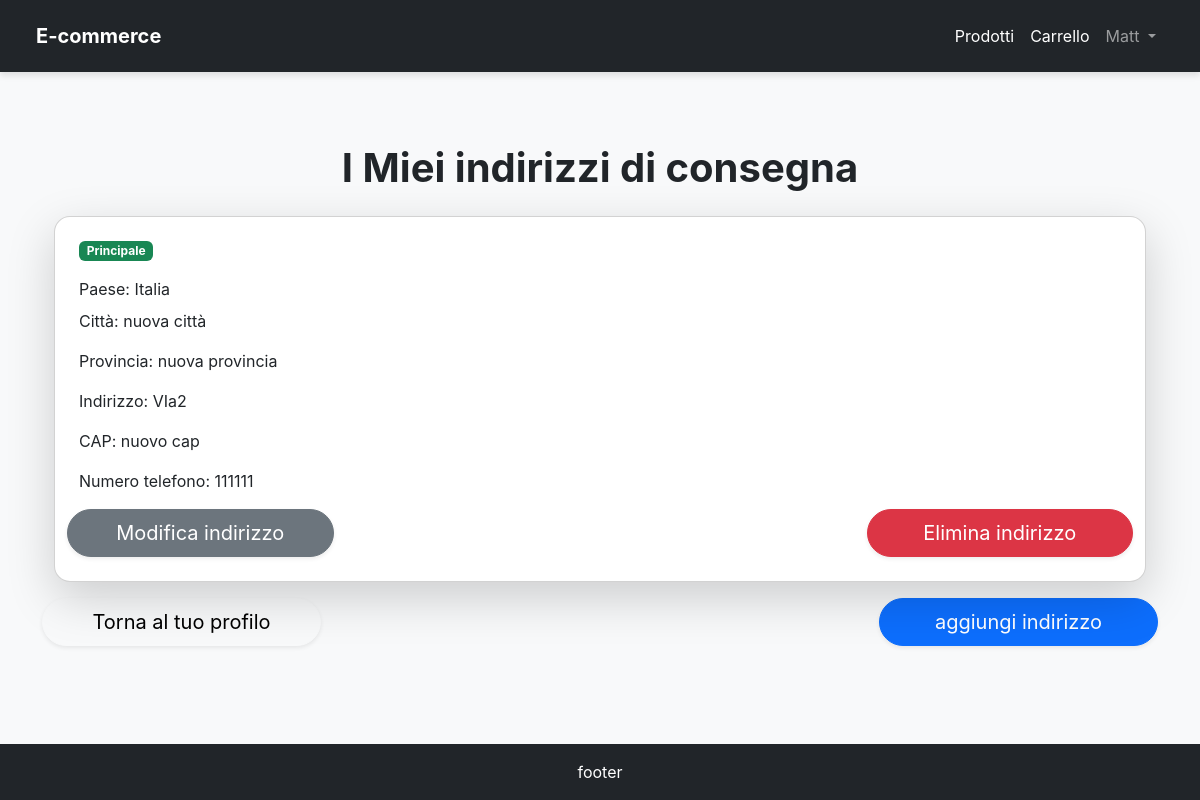
Page /addresses/ (signed in) on the earlier database version.
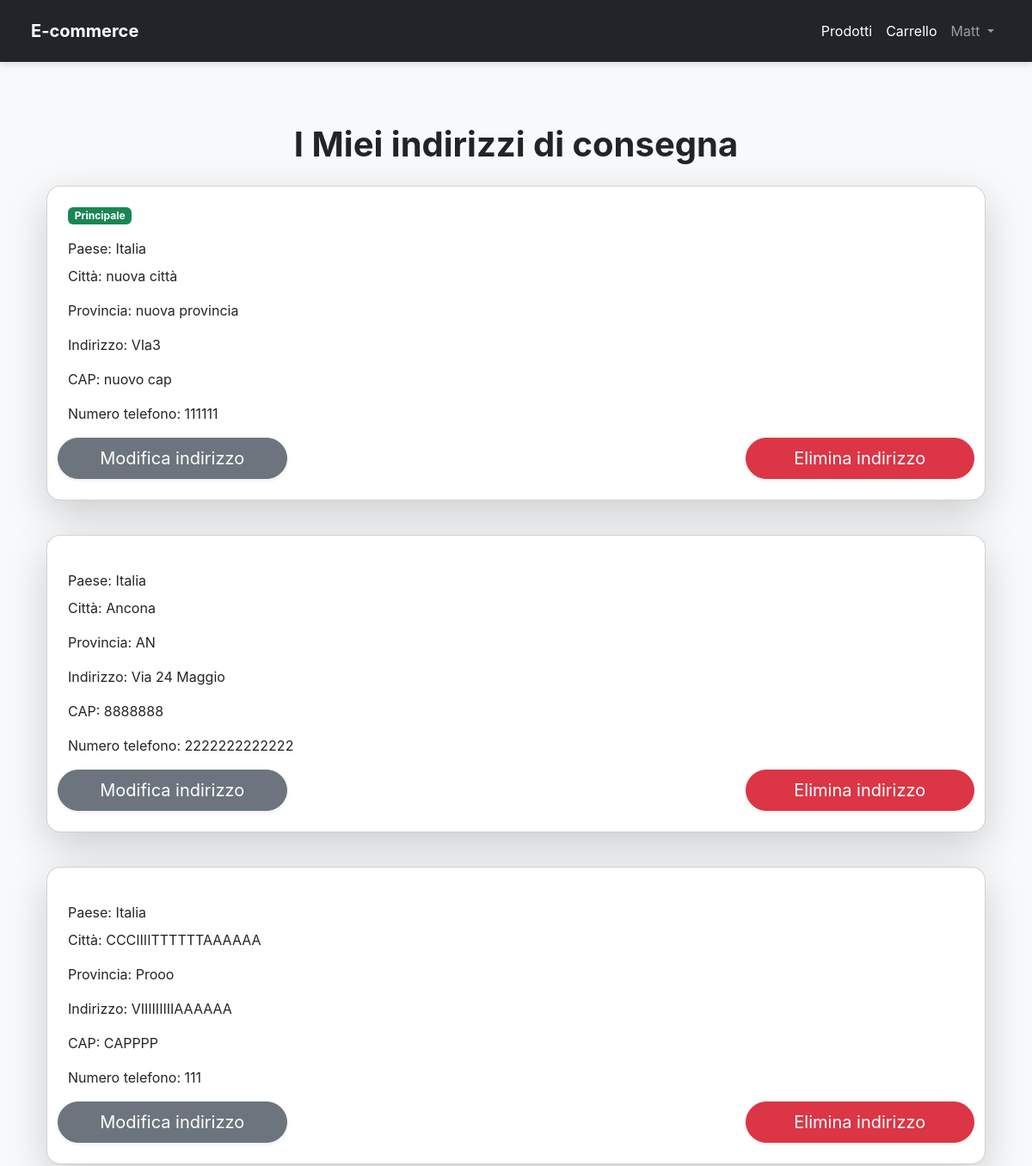
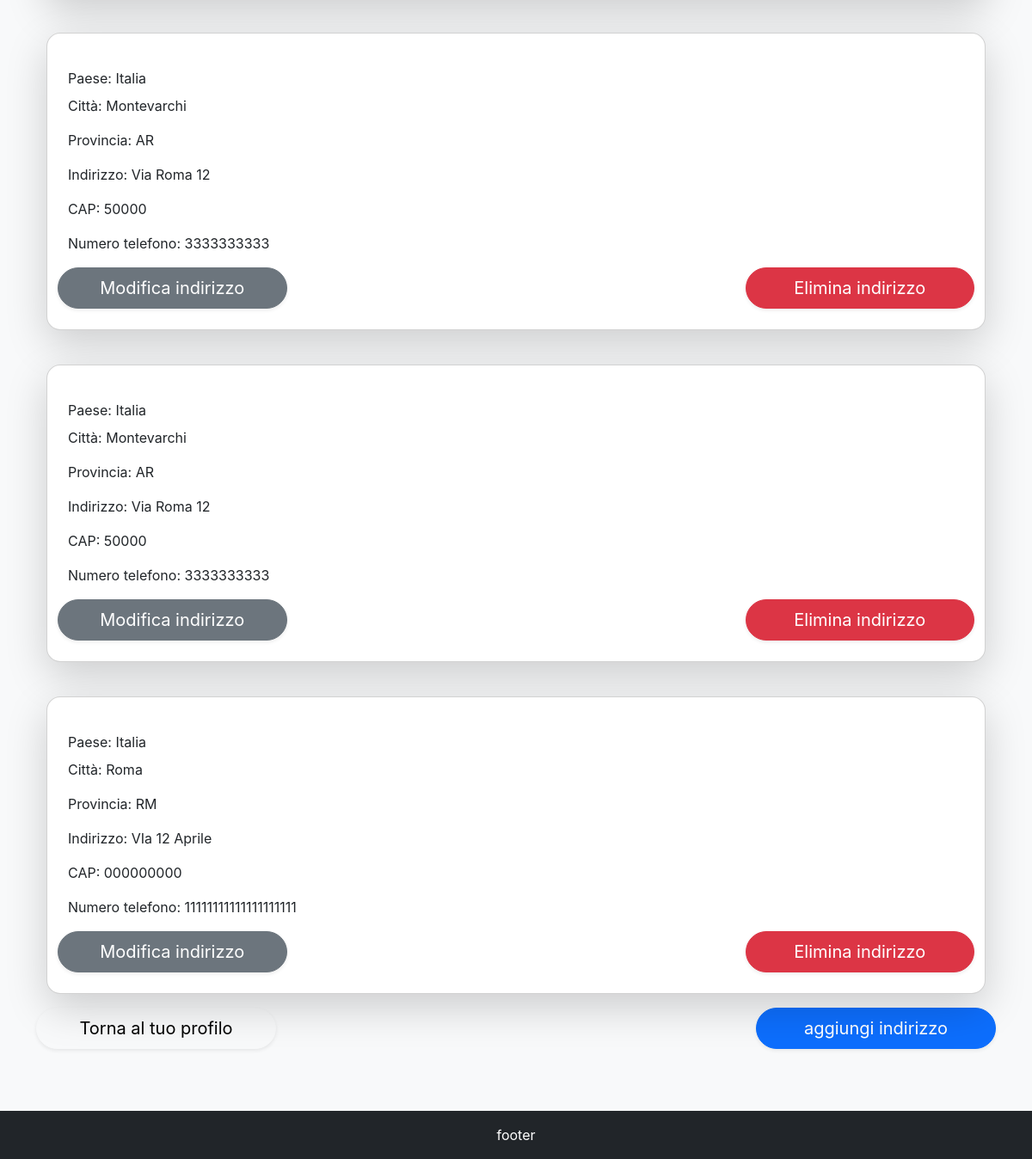
Same page on the later database version (2 pictures, top to bottom).
### addresses/models.py (models this page shows, shortened)
class Address(models.Model):
    user = models.ForeignKey(settings.AUTH_USER_MODEL, on_delete=models.CASCADE)
    address = models.CharField(max_length=255)
    city = models.CharField(max_length=100)
    state_province = models.CharField(max_length=100)
    postal_code = models.CharField(max_length=20)
    country = models.CharField(max_length=100, default="Italia")
    phone_number = models.CharField(max_length=20)
    is_main = models.BooleanField(default=False)
    class Meta:
        verbose_name = "Indirizzo"
        verbose_name_plural = "Indirizzi"
        ordering = ['-is_main', 'city']

### addresses/views.py (the view)
# urls.py: path('', AddressListView.as_view(), name='address_list'),
class AddressListView(LoginRequiredMixin, ListView):
    model = Address
    template_name = 'addresses/address_list.html'
    context_object_name = 'addresses'
    def get_queryset(self):
        return Address.objects.filter(user=self.request.user).order_by('-is_main', 'city')

### templates/addresses/address_list.html (shortened to what this page needs)
{% extends 'base.html' %}
{% load humanize %}
{% block content %}
<div class="container my-5">
    <h1 class="text-center fw-bold text-dark mb-4">I Miei indirizzi di consegna</h1>
    {% if addresses %}
        <div class="row row-cols-1 g-4">
            {% for address in addresses %}
            <div class="col">
                <div class="card shadow-lg rounded-card p-4 mb-3">
                    <div class="d-flex justify-content-between align-items-center mb-3">
                        {% if address.is_main %}
                            <span class="badge bg-success">Principale</span>
                        {% endif %}
                    </div>
                    <p class="card-text mb-2">Paese: {{ address.country }}</p>
                    <p class="card-text mb-3">Città: {{ address.city }}</p>
                    <p class="card-text mb-3">Provincia: {{ address.state_province }}</p>
                    <p class="card-text mb-3">Indirizzo: {{ address.address}}</p>
                    <p class="card-text mb-3">CAP: {{ address.postal_code}}</p>
                    <p class="card-text mb-3">Numero telefono: {{ address.phone_number}}</p>
                    <div class="row justify-content-between">
                        <a href="{% url 'address_edit' address.pk %}" class="btn btn-secondary btn-lg rounded-pill shadow-sm w-25">
                            Modifica indirizzo
                        </a>
                        <a href="{% url 'address_delete' address.pk %}" class="btn btn-danger btn-lg rounded-pill shadow-sm w-25">
                            Elimina indirizzo
                        </a>
                    </div>
                </div>
            </div>
            {% endfor %}
        </div>
    {% else %}
    <div class="alert alert-info text-center mt-5" role="alert">
        Nessun indirizzo associato a questo account
    </div>
    {% endif %}
    <div class="row justify-content-between">
        <a href="{% url 'dashboard' %}" class="btn btn-light btn-lg rounded-pill shadow-sm w-25">
            Torna al tuo profilo
        </a>
        <a href="{% url 'address_add' %}" class="btn btn-primary btn-lg rounded-pill shadow-sm w-25">
            aggiungi indirizzo
        </a>
    </div>
</div>
{% endblock content %}

Differences in the rows shown:
changed Address "nuova città": address "VIa2" → "VIa3"
added Address: country "Italia", city "Ancona", state_province "AN", address "Via 24 Maggio", postal_code "8888888", phone_number "2222222222222"
added Address: country "Italia", city "CCCIIIITTTTTTAAAAAA", state_province "Prooo", address "VIIIIIIIIIAAAAAA", postal_code "CAPPPP", phone_number "111"
added Address: country "Italia", city "Montevarchi", state_province "AR", address "Via Roma 12", postal_code "50000", phone_number "3333333333"
added Address: country "Italia", city "Montevarchi", state_province "AR", address "Via Roma 12", postal_code "50000", phone_number "3333333333"
added Address: country "Italia", city "Roma", state_province "RM", address "VIa 12 Aprile", postal_code "000000000", phone_number "11111111111111111111"
